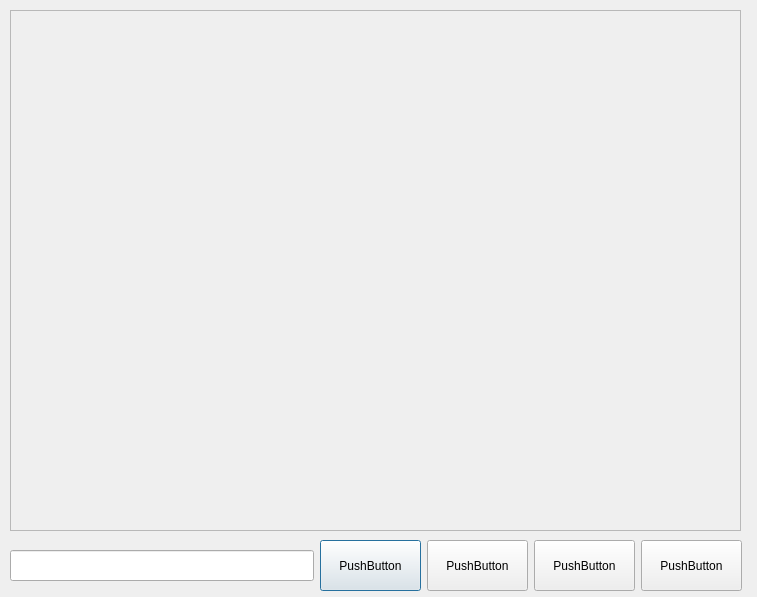
<?xml version="1.0" encoding="UTF-8"?>
<ui version="4.0">
 <class>TextDialog</class>
 <widget class="QDialog" name="TextDialog">
  <property name="geometry">
   <rect>
    <x>0</x>
    <y>0</y>
    <width>757</width>
    <height>597</height>
   </rect>
  </property>
  <property name="windowTitle">
   <string>Dialog</string>
  </property>
  <widget class="QScrollArea" name="scrollArea">
   <property name="geometry">
    <rect>
     <x>10</x>
     <y>10</y>
     <width>731</width>
     <height>521</height>
    </rect>
   </property>
   <property name="minimumSize">
    <size>
     <width>731</width>
     <height>521</height>
    </size>
   </property>
   <property name="widgetResizable">
    <bool>true</bool>
   </property>
   <widget class="QWidget" name="scrollAreaWidgetContents">
    <property name="geometry">
     <rect>
      <x>0</x>
      <y>0</y>
      <width>729</width>
      <height>525</height>
     </rect>
    </property>
    <layout class="QVBoxLayout" name="verticalLayout">
     <item>
      <widget class="QLabel" name="label">
       <property name="minimumSize">
        <size>
         <width>691</width>
         <height>501</height>
        </size>
       </property>
       <property name="text">
        <string/>
       </property>
       <property name="alignment">
        <set>Qt::AlignLeading|Qt::AlignLeft|Qt::AlignTop</set>
       </property>
       <property name="wordWrap">
        <bool>true</bool>
       </property>
      </widget>
     </item>
    </layout>
   </widget>
  </widget>
  <widget class="QWidget" name="">
   <property name="geometry">
    <rect>
     <x>10</x>
     <y>540</y>
     <width>732</width>
     <height>51</height>
    </rect>
   </property>
   <layout class="QHBoxLayout" name="horizontalLayout">
    <item>
     <widget class="QLineEdit" name="lineEdit">
      <property name="minimumSize">
       <size>
        <width>271</width>
        <height>31</height>
       </size>
      </property>
     </widget>
    </item>
    <item>
     <widget class="QPushButton" name="pushButton">
      <property name="minimumSize">
       <size>
        <width>101</width>
        <height>51</height>
       </size>
      </property>
      <property name="text">
       <string>PushButton</string>
      </property>
     </widget>
    </item>
    <item>
     <widget class="QPushButton" name="pushButton_2">
      <property name="minimumSize">
       <size>
        <width>101</width>
        <height>51</height>
       </size>
      </property>
      <property name="text">
       <string>PushButton</string>
      </property>
     </widget>
    </item>
    <item>
     <widget class="QPushButton" name="pushButton_3">
      <property name="minimumSize">
       <size>
        <width>101</width>
        <height>51</height>
       </size>
      </property>
      <property name="text">
       <string>PushButton</string>
      </property>
     </widget>
    </item>
    <item>
     <widget class="QPushButton" name="pushButton_4">
      <property name="minimumSize">
       <size>
        <width>101</width>
        <height>51</height>
       </size>
      </property>
      <property name="text">
       <string>PushButton</string>
      </property>
     </widget>
    </item>
   </layout>
  </widget>
 </widget>
 <resources/>
 <connections>
  <connection>
   <sender>pushButton</sender>
   <signal>clicked()</signal>
   <receiver>TextDialog</receiver>
   <slot>func1()</slot>
   <hints>
    <hint type="sourcelabel">
     <x>352</x>
     <y>569</y>
    </hint>
    <hint type="destinationlabel">
     <x>241</x>
     <y>537</y>
    </hint>
   </hints>
  </connection>
  <connection>
   <sender>pushButton_2</sender>
   <signal>clicked()</signal>
   <receiver>TextDialog</receiver>
   <slot>func2()</slot>
   <hints>
    <hint type="sourcelabel">
     <x>438</x>
     <y>567</y>
    </hint>
    <hint type="destinationlabel">
     <x>383</x>
     <y>535</y>
    </hint>
   </hints>
  </connection>
  <connection>
   <sender>pushButton_3</sender>
   <signal>clicked()</signal>
   <receiver>TextDialog</receiver>
   <slot>func3()</slot>
   <hints>
    <hint type="sourcelabel">
     <x>552</x>
     <y>556</y>
    </hint>
    <hint type="destinationlabel">
     <x>461</x>
     <y>536</y>
    </hint>
   </hints>
  </connection>
  <connection>
   <sender>pushButton_4</sender>
   <signal>clicked()</signal>
   <receiver>TextDialog</receiver>
   <slot>func4()</slot>
   <hints>
    <hint type="sourcelabel">
     <x>693</x>
     <y>562</y>
    </hint>
    <hint type="destinationlabel">
     <x>576</x>
     <y>533</y>
    </hint>
   </hints>
  </connection>
  <connection>
   <sender>lineEdit</sender>
   <signal>returnPressed()</signal>
   <receiver>TextDialog</receiver>
   <slot>return_pressed()</slot>
   <hints>
    <hint type="sourcelabel">
     <x>160</x>
     <y>561</y>
    </hint>
    <hint type="destinationlabel">
     <x>43</x>
     <y>540</y>
    </hint>
   </hints>
  </connection>
 </connections>
 <slots>
  <slot>func1()</slot>
  <slot>func2()</slot>
  <slot>func3()</slot>
  <slot>func4()</slot>
  <slot>return_pressed()</slot>
 </slots>
</ui>
